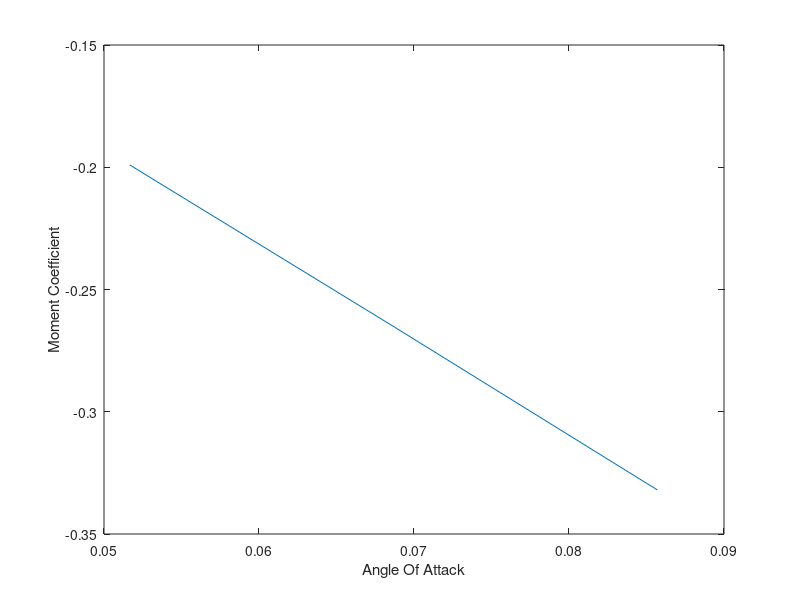
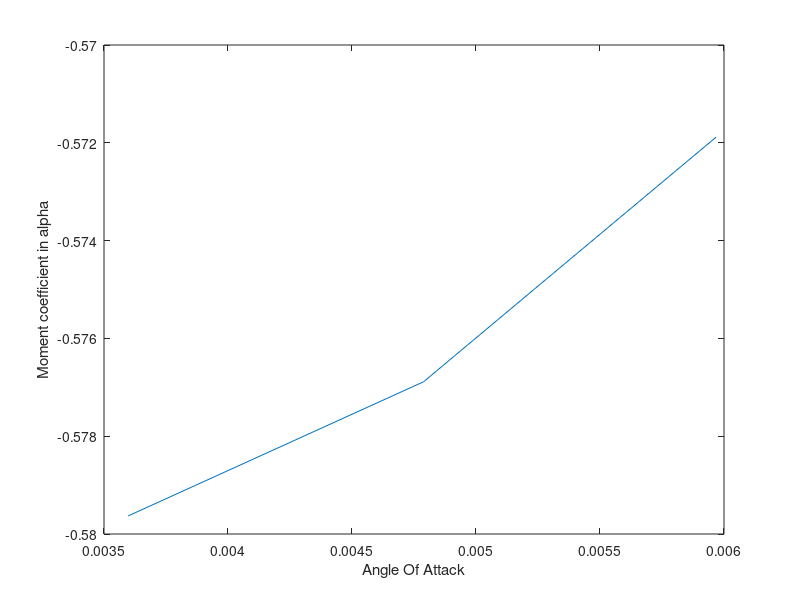

Write MATLAB code to recreate these figures, in order.
%%%%%%%%%%%%%%%%%%%%%%%%%%%%%%%%%%%%%%%%%%%%%%%%%%%%%%%%%%%%%%%%%%%%%%%%%%%%%%%%%%%%%%%%%%
% UCLA Aerospace Engineering: Senior Design
% Stability and Control Cm_alpha Calcs
% Developed by Quang, February 2017
%%%%%%%%%%%%%%%%%%%%%%%%%%%%%%%%%%%%%%%%%%%%%%%%%%%%%%%%%%%%%%%%%%%%%%%%%%%%%%%%%%%%%%%%%%
close all; clear all; clc;

%% Febraury 11 : Updates, Prescott
% Added all values from initial CG estimates, given values in appendix B. 
% Assumed M = 0.8. 
% Made many assumptions stated in comments. 
% Initial values all look good with negative CM_cg slope and 17% stability
% margin. 

%% Calculations
%Define the constants
a_cruise        = 573.4;                    %good: Speed of sound at cruise alt. Nmi/hr                      %3D Lift slope of tail (equal to CL_alpha_w)
alpha_w_deg     = [2.96 3.94 4.91];         %vary: angle of attack of wing in degree
alpha_w         = alpha_w_deg.*pi/180;      %vary: angle of attack of wing
alpha_t         = alpha_w;                  %vary: angle of attack of tail
tau             = 0;                        %vary: correction of coefficient
k1_f            = .0591;                    %good: initial fineness ration of fuselage
k2_f            = .8943;                    %good: final fineness ratio of fuselage
k1_n            = .0985;                    %redo: initial fineness ration of nacelle
k2_n            = .8354;                    %redo: final fineness ratio of nacelle
CL_w            = [0.3 0.4 0.5];            %vary: Assume CL_0 to be small. 
CL_t            = [0.3 0.4 0.5];            %vary: Lift coefficient of tail
a_w             = CL_w./alpha_w;
a_t             = a_w;
x_cp            = 45;                       %good: 
CM_ac           = 0;                        %vary: Moment coefficient of aerodynamic center
                                            % Assume zero initially b/c
                                            % x_cp = x_ac. 
                                            % Typically between
                                            % .008-.025 [150B Text, pg. 254]
b               = 97.16;                    %good: wing span
c_w             = 14.36;                    %good: mean aerodynamic chord of wing
c_t             = 1.89;                     %good: chord of horizontal tail
S_w             = 1311.11;                  %good: Area of wing
Vh              = 1.0;                      %Tail Area Ratio: 1.0 initial estimate 
x_t             = 81;                       %good: Nose to tail leading edge initial estimate
x_t_MAC         = x_t+(1-0.8037)*c_t;       %good: Location of tail MAC. 
x_cg            = 46;                       %good: initial estimate from cg calcs. 
l_t             = x_t_MAC - x_cg;           %good: Distance between cg and tail MAC.
S_t             = Vh*S_w*c_w/(l_t);         %Area of horizontal tail
rho             = 0.0023769;                %good: Density of Air [slug/cubic ft]
pi              = 3.1412;                   %good: pi number
v_inf           = 0.8*a_cruise;             %good: velocity of the aircraft
q               = 0.5*rho*v_inf^2;          %good: air parameter
Vol_f           = pi*4.25^2*42.17;          %good: Volume of fuselage
Vol_n           = pi*4.25^2*29.9;           %need: Volume of nacelle
n_t             = 1;                        %tail efficiency
l_w             = 3.65;                     %distance from wing to CG : From CG Calcs. 
l_t             = l_t;             
l               = l_w + l_t;                %distance from wing to tail
n               = 2;                        %number of nacelle

%Calculate aerodynamic constants
A               = b^2/S_w;                          %Aspect ratio
epsilon         = (2* CL_w)*(1+tau)/(pi*A);         %downwash calculation
dev_epsilon     = (2* a_w)*(1+tau)/(pi*A);          %differitial of downwash

%Calculate stability of aircraft
M_f             = 2*q*(k2_f-k1_f)*Vol_f*alpha_w;    %Moment of fuselage
M_n             = 2*q*(k2_n-k1_n)*Vol_n*alpha_w;    %Moment of nacelle

%Total moment coefficient
CM_cg           = (CL_w + CL_t*n_t*S_t/S_w)*(l_w/c_w) + CM_ac - CL_t*n_t*S_t/S_w*l/c_w + (M_f + n*M_n)/(q*S_w*c_w);

%Differential of CM_cg with respect to alpha
CM_alpha        = (a_w + a_t.*(1 - dev_epsilon).*n_t.*(S_t./S_w)).*(l_w./c_w) - ...
    a_t.*(1-dev_epsilon).*n_t.*Vh + 2.*(k2_f - k1_f).*(Vol_f./(c_w.*S_w)) + ...
    2.*n.*(k2_n - k1_n).*(Vol_n./(c_w.*S_w));

%Plotting the CM_cg and dev_CM_cg(CM_alpha)
figure (1);     %Plot CM_cg
plot (alpha_w,CM_cg);
xlabel('Angle Of Attack'); ylabel('Moment Coefficient'); 

figure (2);     %Plot CM_alpha
plot (alpha_w/c_w,CM_alpha);
xlabel('Angle Of Attack'); ylabel('Moment coefficient in alpha');


 











